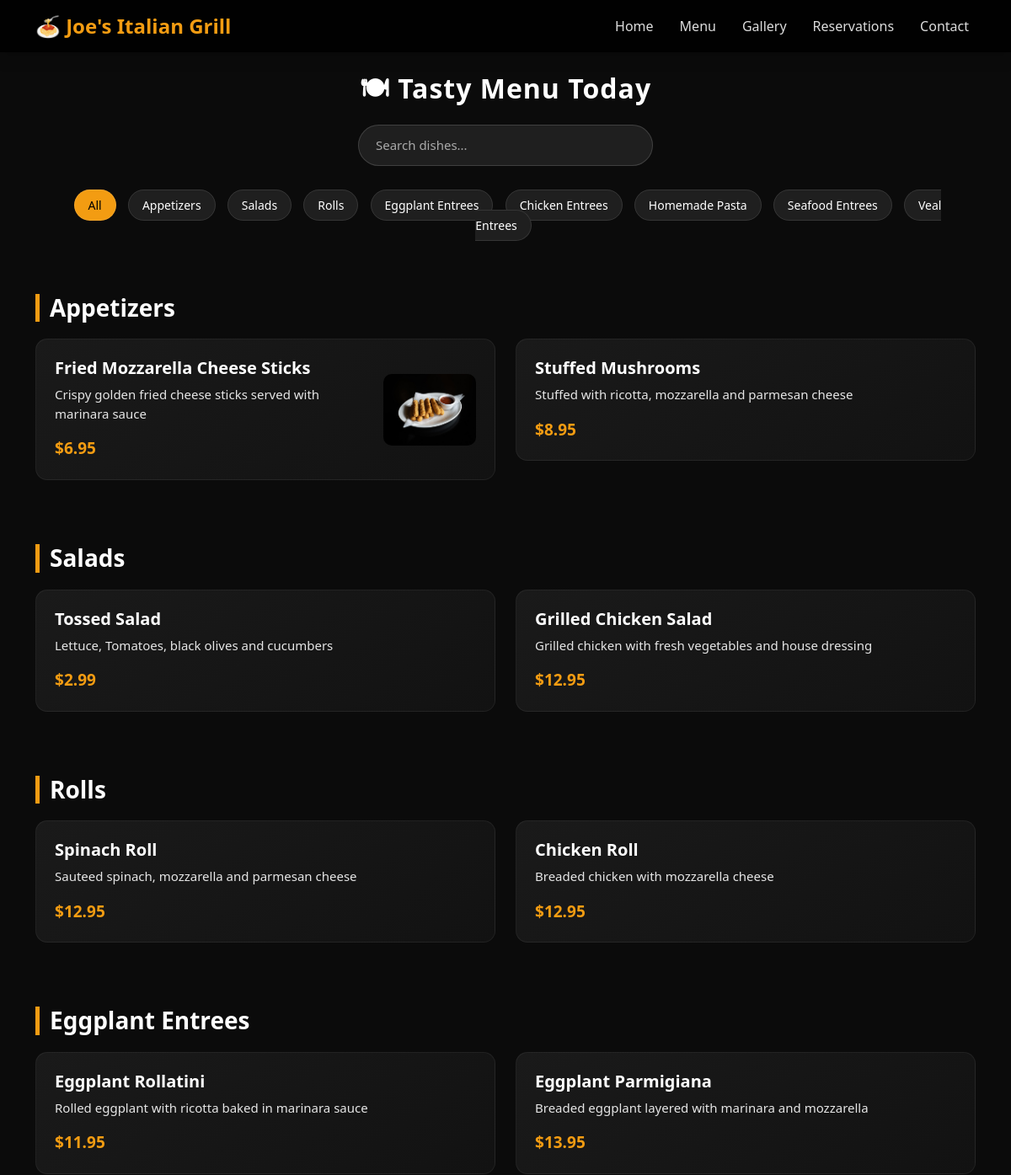
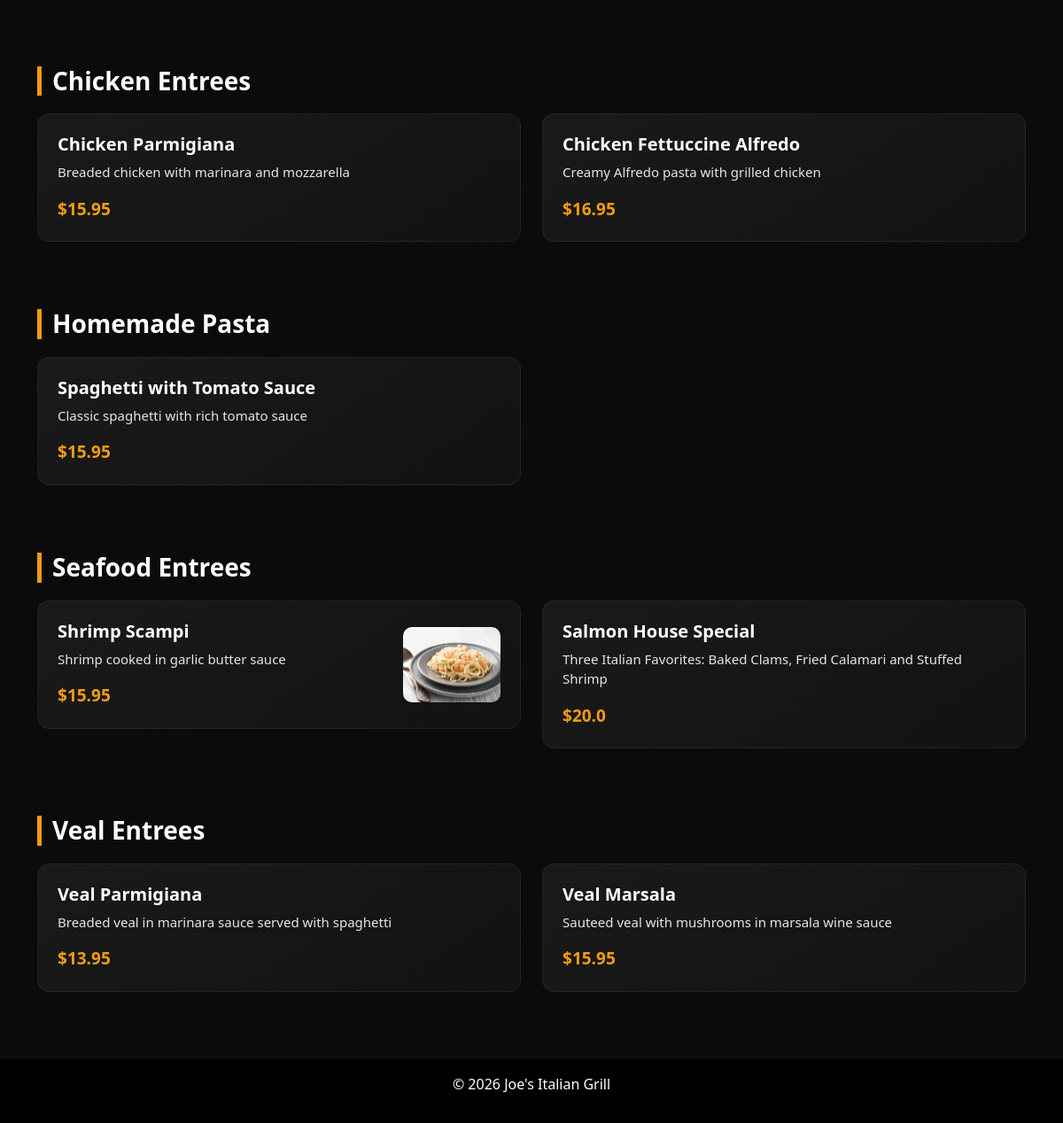
The app's page /menu/, older data (2 pictures, top to bottom).
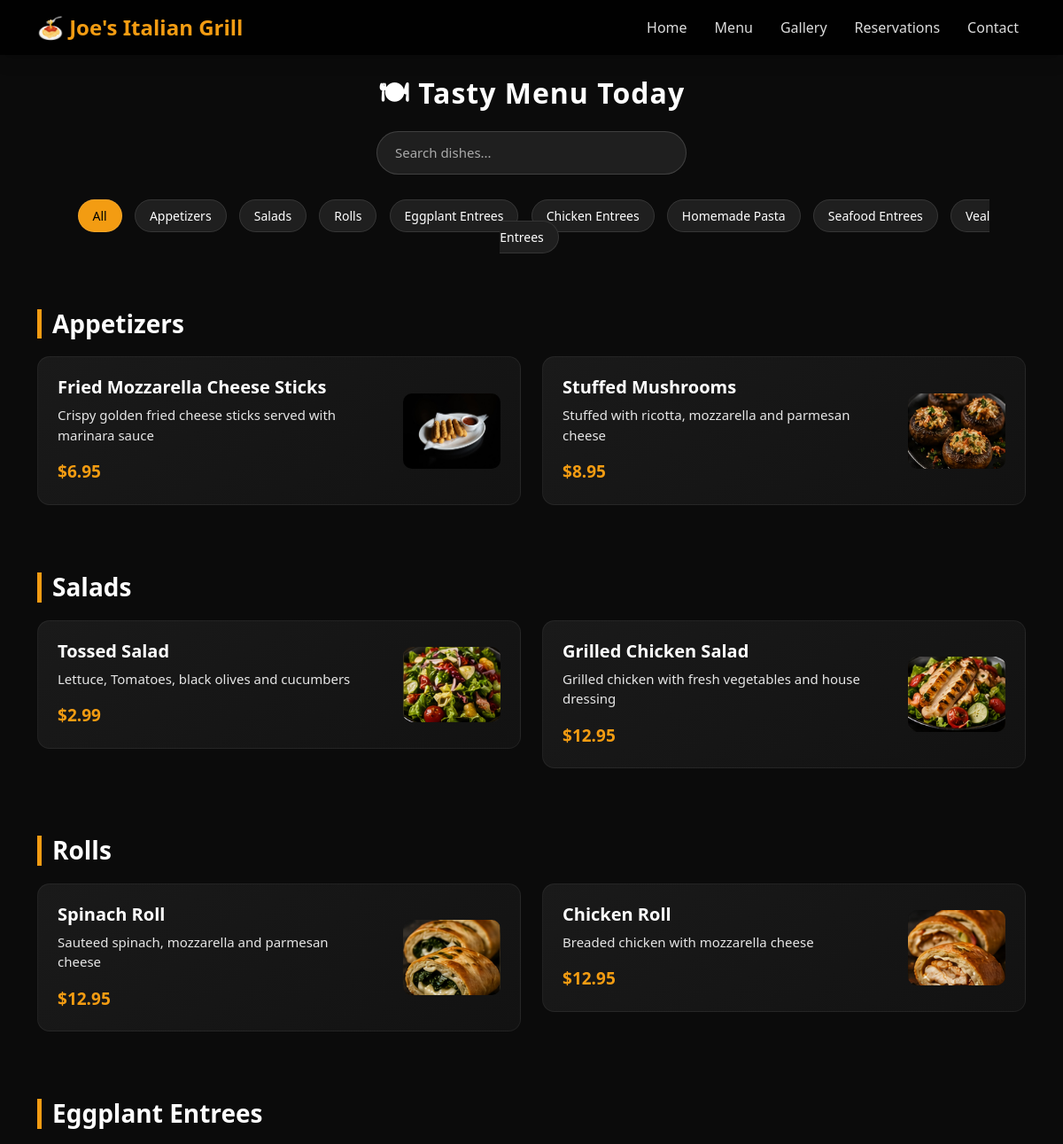
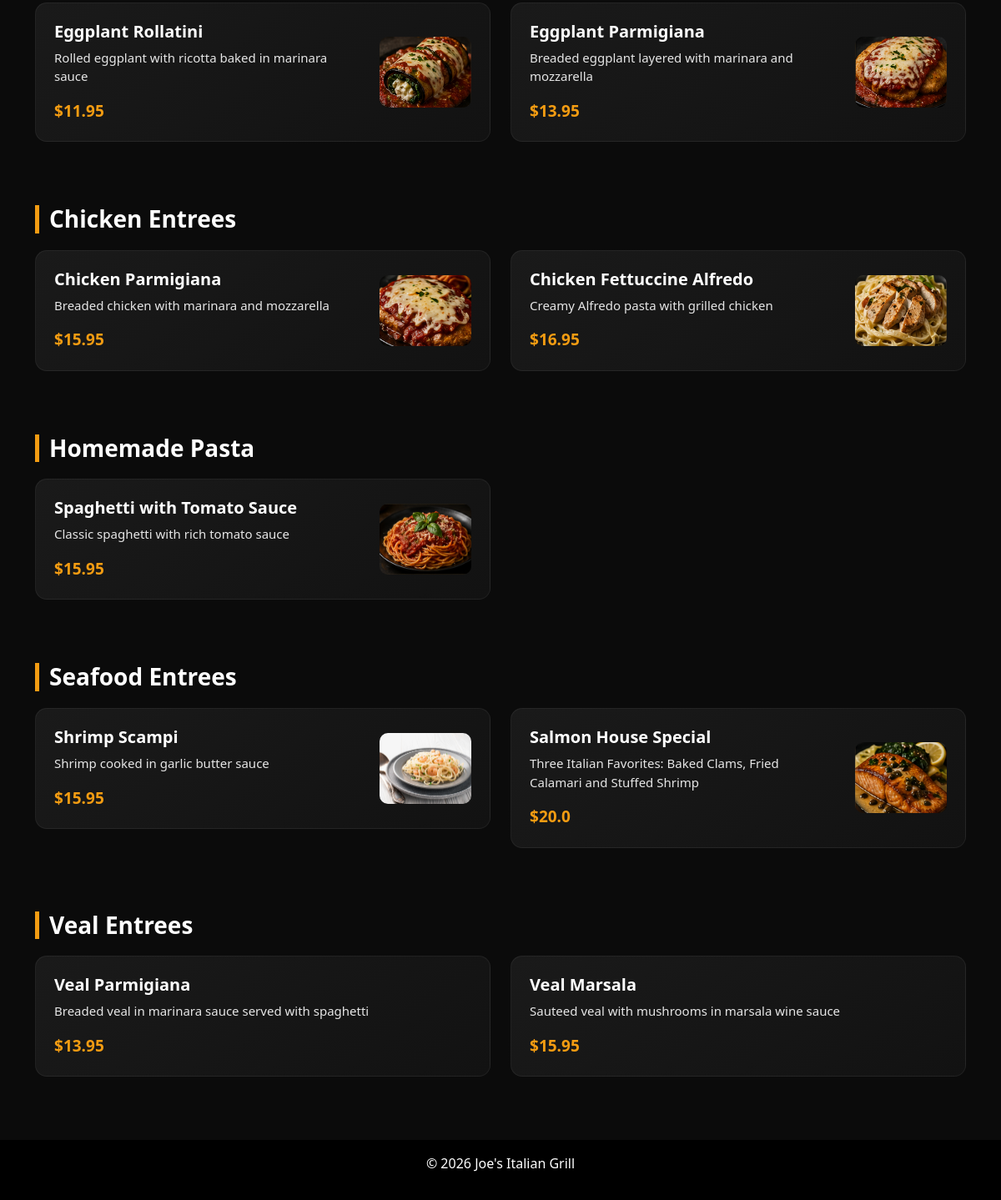
The same page, newer data (2 pictures, top to bottom).
### products/models.py (models this page shows, shortened)
class Category(models.Model):
    name = models.CharField(max_length=100)

class Product(models.Model):
    name = models.CharField(max_length=200)
    category = models.ForeignKey(Category, on_delete=models.CASCADE, related_name='products')
    price = models.FloatField()
    description = models.TextField(blank=True)
    image = models.ImageField(upload_to='products/', blank=True, null=True)
    is_best_seller = models.BooleanField(default=False)

### core/views.py (the view)
# urls.py: path('menu/', menu, name='menu'),
def menu(request):
    query = request.GET.get('q', '').strip()
    selected_category = request.GET.get('category')
    categories = Category.objects.all()
    products = Product.objects.all()
    if query:
        products = products.filter(
            Q(name__icontains=query) |
            Q(description__icontains=query) |
            Q(category__name__icontains=query)
        )
    if selected_category:
        products = products.filter(category_id=selected_category)
    category_products = []
    for category in categories:
        cat_products = products.filter(category=category)
        if cat_products.exists():
            category_products.append({
                'category': category,
                'products': cat_products
            })
    return render(request, 'menu.html', {
        'categories': categories,
        'category_products': category_products,
        'query': query,
        'selected_category': selected_category,
        'result_count': products.count()
    })

### templates/menu.html (shortened to what this page needs)
{% extends 'base.html' %}
{% block content %}
<h2 class="text-center mb-4">🍽 Tasty Menu Today</h2>
<div class="text-center mb-4">
    <input type="text" id="liveSearch"
           placeholder="Search dishes..."
           class="search-input">
</div>
<div class="menu-nav">
    <a href="#" class="active-cat">All</a>
    {% for category in categories %}
        <a href="#cat{{ category.id }}">{{ category.name }}</a>
    {% endfor %}
</div>
{% for category in categories %}
<div class="menu-section">
    <h3 id="cat{{ category.id }}" class="section-title">
        {{ category.name }}
    </h3>
    <div class="row">
        {% for product in category.products.all %}
        <div class="col-md-6 mb-3">
            <div class="card">
                <div class="menu-item">
                    <div style="flex:1;">
                        <h5 class="product-name">{{ product.name }}</h5>
                        <p class="menu-desc product-desc">
                            {{ product.description }}
                        </p>
                        <strong>${{ product.price }}</strong>
                    </div>
                    {% if product.image %}
                    <img src="{{ product.image.url }}" class="menu-image">
                    {% endif %}
                </div>
            </div>
        </div>
        {% endfor %}
    </div>
</div>
{% endfor %}
{% endblock %}

### templates/base.html (shortened to what this page needs)
<!DOCTYPE html>
<html>
<head>
    <link href="https://cdn.jsdelivr.net/npm/bootstrap@5.3.0/dist/css/bootstrap.min.css" rel="stylesheet">
</head>
<body>
<nav class="navbar navbar-expand-lg navbar-dark shadow">
    <div class="container">
        <a class="navbar-brand" href="/">🍝 Joe's Italian Grill</a>
        <div class="collapse navbar-collapse">
            <ul class="navbar-nav ms-auto">
                <li class="nav-item"><a class="nav-link" href="/">Home</a></li>
                <li class="nav-item"><a class="nav-link" href="/menu/">Menu</a></li>
                <li class="nav-item"><a class="nav-link" href="/gallery/">Gallery</a> </li>
                <li class="nav-item"><a class="nav-link" href="#">Reservations</a></li>
                <li class="nav-item"><a class="nav-link" href="#">Contact</a></li>
            </ul>
        </div>
    </div>
</nav>
<div class="container mt-4">
    {% block content %}{% endblock %}
</div>
<footer class="text-center p-3">
    <p>© 2026 Joe's Italian Grill</p>
</footer>
</body>
</html>

### templates/base.html (style rules this page uses)
body { background-color: #0d0d0d; color: white; font-family: 'Segoe UI', sans-serif; }
.navbar { background: rgba(0,0,0,0.9); backdrop-filter: blur(10px); }
.navbar-brand { font-weight: bold; font-size: 24px; color: #f39c12 !important; }
.nav-link { color: #ddd !important; margin-left: 15px; transition: 0.3s; }
.card { background: #1a1a1a; border-radius: 12px; transition: 0.4s; border: none; }
.section-title { font-weight: bold; margin-bottom: 20px; }
footer { background: black; margin-top: 60px; }

### templates/menu.html (style rules this page uses)
body { background: #0b0b0b; color: #ffffff; -webkit-font-smoothing: antialiased; -moz-osx-font-smoothing: grayscale; }
h2 { font-weight: 800; letter-spacing: 1px; color: #ffffff; }
.search-input { width: 350px; padding: 12px 20px; border-radius: 30px; border: none; outline: none; font-size: 15px; background: #1f1f1f; color: #ffffff; border: 1px solid rgba(255,255,255,0.15); transition: 0.3s; }
.search-input::placeholder { color: #aaaaaa; }
.menu-nav { text-align: center; margin-bottom: 30px; position: sticky; top: 0; background: #0b0b0b; padding: 10px; z-index: 100; }
.menu-nav a { margin: 5px; padding: 8px 16px; border-radius: 25px; background: #1f1f1f; color: #ffffff; text-decoration: none; font-size: 14px; border: 1px solid rgba(255,255,255,0.1); transition: 0.3s; }
.active-cat { background: #f39c12 !important; color: #000 !important; }
.section-title { font-size: 28px; font-weight: 800; margin-top: 60px; border-left: 5px solid #f39c12; padding-left: 12px; color: #ffffff; }
.card { background: linear-gradient(145deg, #1a1a1a, #121212); border-radius: 14px; padding: 22px; border: 1px solid rgba(255,255,255,0.06); transition: all 0.25s ease; }
.menu-item { display: flex; justify-content: space-between; align-items: center; gap: 20px; }
.menu-item h5 { font-size: 20px; font-weight: 800; color: #ffffff; }
.menu-desc { color: #e6e6e6; font-size: 15px; margin-top: 6px; line-height: 1.5; }
.menu-item strong { color: #f39c12; font-size: 19px; font-weight: 700; }
.menu-image { width: 110px; height: 85px; object-fit: cover; border-radius: 10px; margin-left: 15px; }

Row changes from the older to the newer data that the page shows:
changed Product "Stuffed Mushrooms": image: picture added
changed Product "Tossed Salad": image: picture added
changed Product "Grilled Chicken Salad": image: picture added
changed Product "Spinach Roll": image: picture added
changed Product "Chicken Roll": image: picture added
changed Product "Eggplant Rollatini": image: picture added
changed Product "Eggplant Parmigiana": image: picture added
changed Product "Chicken Parmigiana": image: picture added
changed Product "Chicken Fettuccine Alfredo": image: picture added
changed Product "Spaghetti with Tomato Sauce": image: picture added
changed Product "Salmon House Special": image: picture added
